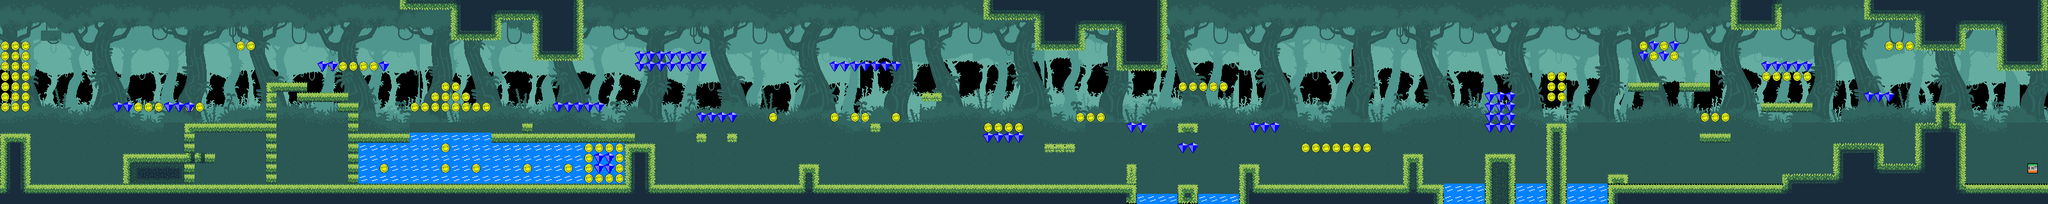

This game map was drawn from its Tiled (.tmx) file and the tilesets committed beside it. A one-line description and the trimmed map source follow:
An orthogonal 200x20 tile map with 16x16 px tiles, 7 tile layers (background, background3, background2, platform, ...), 7 tilesets and 18 objects (7x bomber, 6x bugger, 5x water).

<map version="1.2" tiledversion="1.3.2" orientation="orthogonal" renderorder="right-down" compressionlevel="0" width="200" height="20" tilewidth="16" tileheight="16" infinite="0" nextlayerid="13" nextobjectid="153">
 <tileset firstgid="1" name="arbot_tileset" tilewidth="16" tileheight="16" tilecount="400" columns="25">
  <image source="xbot_tileset.png" width="400" height="256" />
 </tileset>
 <tileset firstgid="401" name="crystalblue" tilewidth="16" tileheight="16" tilecount="7" columns="7">
  <image source="crystalblue.png" width="112" height="16" />
  <tile id="0">
   <animation>
    <frame tileid="0" duration="100" />
    <frame tileid="1" duration="100" />
    <frame tileid="2" duration="100" />
    <frame tileid="3" duration="100" />
    <frame tileid="4" duration="100" />
    <frame tileid="5" duration="100" />
    <frame tileid="6" duration="100" />
   </animation>
  </tile>
 </tileset>
 <tileset firstgid="408" name="coinyellow" tilewidth="16" tileheight="16" tilecount="10" columns="10">
  <image source="coinyellow.png" width="160" height="16" />
  <tile id="0">
   <animation>
    <frame tileid="0" duration="100" />
    <frame tileid="1" duration="100" />
    <frame tileid="2" duration="100" />
    <frame tileid="3" duration="100" />
    <frame tileid="4" duration="100" />
    <frame tileid="5" duration="100" />
    <frame tileid="6" duration="100" />
    <frame tileid="7" duration="100" />
    <frame tileid="8" duration="100" />
    <frame tileid="9" duration="100" />
   </animation>
  </tile>
 </tileset>
 <tileset firstgid="418" name="jungle tileset" tilewidth="16" tileheight="16" tilecount="1104" columns="48">
  <image source="jungle tileset.png" width="768" height="368" />
 </tileset>
 <tileset firstgid="1522" name="plx-5" tilewidth="16" tileheight="16" tilecount="312" columns="24">
  <image source="plx-5.png" width="384" height="216" />
  <tile id="0">
   <animation>
    <frame tileid="0" duration="100" />
    <frame tileid="1" duration="100" />
    <frame tileid="3" duration="100" />
    <frame tileid="4" duration="100" />
    <frame tileid="5" duration="100" />
    <frame tileid="6" duration="100" />
    <frame tileid="7" duration="100" />
    <frame tileid="8" duration="100" />
    <frame tileid="9" duration="100" />
    <frame tileid="10" duration="100" />
    <frame tileid="11" duration="100" />
    <frame tileid="12" duration="100" />
    <frame tileid="13" duration="100" />
    <frame tileid="14" duration="100" />
    <frame tileid="15" duration="100" />
    <frame tileid="16" duration="100" />
    <frame tileid="2" duration="100" />
    <frame tileid="17" duration="100" />
    <frame tileid="18" duration="100" />
    <frame tileid="19" duration="100" />
    <frame tileid="20" duration="100" />
    <frame tileid="21" duration="100" />
    <frame tileid="22" duration="100" />
    <frame tileid="23" duration="100" />
    <frame tileid="24" duration="100" />
    <frame tileid="25" duration="100" />
    <frame tileid="26" duration="100" />
    <frame tileid="27" duration="100" />
    <frame tileid="28" duration="100" />
    <frame tileid="29" duration="100" />
    <frame tileid="30" duration="100" />
    <frame tileid="31" duration="100" />
    <frame tileid="32" duration="100" />
    <frame tileid="33" duration="100" />
    <frame tileid="34" duration="100" />
    <frame tileid="35" duration="100" />
    <frame tileid="36" duration="100" />
    <frame tileid="37" duration="100" />
    <frame tileid="38" duration="100" />
    <frame tileid="39" duration="100" />
    <frame tileid="40" duration="100" />
    <frame tileid="41" duration="100" />
    <frame tileid="42" duration="100" />
    <frame tileid="43" duration="100" />
    <frame tileid="44" duration="100" />
    <frame tileid="45" duration="100" />
    <frame tileid="46" duration="100" />
    <frame tileid="47" duration="100" />
   </animation>
  </tile>
 </tileset>
 <tileset firstgid="1834" name="plx-2" tilewidth="16" tileheight="16" tilecount="312" columns="24">
  <image source="plx-2.png" width="384" height="216" />
 </tileset>
 <tileset firstgid="2146" name="plx-3" tilewidth="16" tileheight="16" tilecount="312" columns="24">
  <image source="plx-3.png" width="384" height="216" />
 </tileset>
 <layer id="1" name="background" width="200" height="20">
  <data>[4000 cells, 2898 non-empty, 378 distinct tile ids]</data>
 </layer>
 <layer id="10" name="background3" width="200" height="20">
  <data>[4000 cells, 2727 non-empty, 312 distinct tile ids]</data>
 </layer>
 <layer id="9" name="background2" width="200" height="20">
  <data>[4000 cells, 3653 non-empty, 305 distinct tile ids]</data>
 </layer>
 <layer id="2" name="platform" width="200" height="20">
  <data>[4000 cells, 831 non-empty, 43 distinct tile ids]</data>
 </layer>
 <layer id="3" name="keyitems" width="200" height="20" opacity="0.9">
  <properties>
   <property name="exit" value="true" />
  </properties>
  <data>[4000 cells, 1 non-empty, 1 distinct tile ids]</data>
 </layer>
 <layer id="4" name="coinyellow" width="200" height="20">
  <data>[4000 cells, 110 non-empty, 1 distinct tile ids]</data>
 </layer>
 <layer id="5" name="crystalblue" width="200" height="20">
  <data>[4000 cells, 77 non-empty, 1 distinct tile ids]</data>
 </layer>
 <objectgroup id="6" name="enemy">
  <object id="7" name="bugger" x="481.75" y="273" width="18" height="14.1364" />
  <object id="19" name="bugger" x="1072" y="272" width="15.9565" height="15.913" />
  <object id="20" name="bugger" x="1471.95" y="272.045" width="15.9565" height="15.913" />
  <object id="24" name="bugger" x="2080" y="272" width="15.9091" height="15.9091" />
  <object id="34" name="bomber" x="1816" y="159.25">
   <polygon points="0,0 79.5,0.5 79.5,111.25 0,111.25 0,-0.25" />
  </object>
  <object id="36" name="bomber" x="2384.16" y="64.9938">
   <polygon points="0,0 -0.16465,239.006 0,-0.993789" />
  </object>
  <object id="46" name="bomber" x="2288" y="304">
   <polygon points="0,0 -16.3333,0 -16.1649,-176 0,-176 -0.168385,0" />
  </object>
  <object id="47" name="bomber" x="2479.5" y="303.5">
   <polygon points="0,0 -16.3333,0 -16.1649,-176 0,-176 -0.168385,0" />
  </object>
  <object id="53" name="water" x="1776" y="304" width="63.75" height="15.5" />
  <object id="54" name="water" x="1872" y="304.25" width="63.75" height="15.25" />
  <object id="55" name="water" x="2256" y="304" width="63.75" height="15.5" />
  <object id="56" name="water" x="2368" y="304.25" width="47.75" height="15.25" />
  <object id="57" name="water" x="2448" y="304" width="63.75" height="15.5" />
  <object id="76" name="bugger" x="2675" y="270.182" width="14" height="15.6364" />
  <object id="106" name="bomber" x="497.333" y="118.333" rotation="-180">
   <polygon points="0,0 170,1.33333 171.333,101.333 0.666667,101.333" />
  </object>
  <object id="117" name="bugger" x="1361" y="272.848" width="18.3333" height="14.9697" />
  <object id="149" name="bomber" x="404.667" y="182.667" rotation="-180">
   <polygon points="0,0 170,1.33333 171.333,101.333 0.666667,101.333" />
  </object>
  <object id="150" name="bomber" x="748" y="195.333" rotation="-180">
   <polygon points="0,0 170,1.33333 171.333,101.333 0.666667,101.333" />
  </object>
 </objectgroup>
</map>
